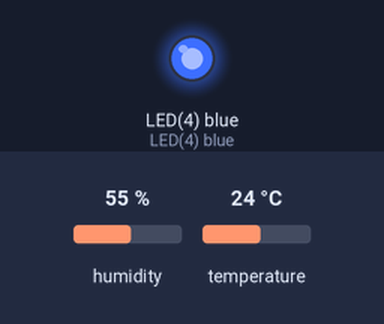
A program run on a simulated pyboard running MicroPython. Parts: output pins drawn as LEDs (lit = HIGH). Inputs (shaded band) come from the test bench; at power-on: humidity 55 %, temperature 24 °C.

Above: at 0.1 s.
Timing chart, 0 to 1.6 s (numbered marks = the images above):
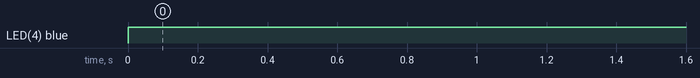

The program:

main.py
```python
# main.py -- put your code here!
import dht, machine,pyb, time


X2 = pyb.Pin('X2',pyb.Pin.ANALOG)

d = dht.DHT22(machine.Pin('X1'))
adcx2 = pyb.ADC(X2)
sw = pyb.Switch()

start = time.ticks_ms()
button = True


m = []
t = []
h = []
l = []

while button:
    pyb.LED(4).on()
    # keep track of time
    delta = time.ticks_diff(time.ticks_ms(), start)
    minutes = delta / 1000 / 60


    #temp and humidity
    d.measure()
    temp = round(d.temperature() * 1.8 + 32,2)
    humidity = round(d.humidity(),2)

    # light is measure 0 to 10 scale 0 being none
    # and 10 being the most
    light = adcx2.read() / 4095 * 10

    # append lists
    m.append(minutes)
    t.append(temp)
    h.append(humidity)
    l.append(light)

    #delay
    pyb.delay(150000)
    pyb.LED(4).off()
    pyb.LED(3).on()
    pyb.delay(150000)
    pyb.LED(3).off()

    if sw.value() == True:
        button = False

#save data
log = open('log.csv','w')
for i in range(len(m)):
    log.write('{}|{}|{}|{} \n'.format(m[i],t[i],h[i],l[i]))
pyb.LED(4).off()
log.close()
```

Measured:
- by itself, LED(4) blue: LOW → HIGH at 0.00 s
